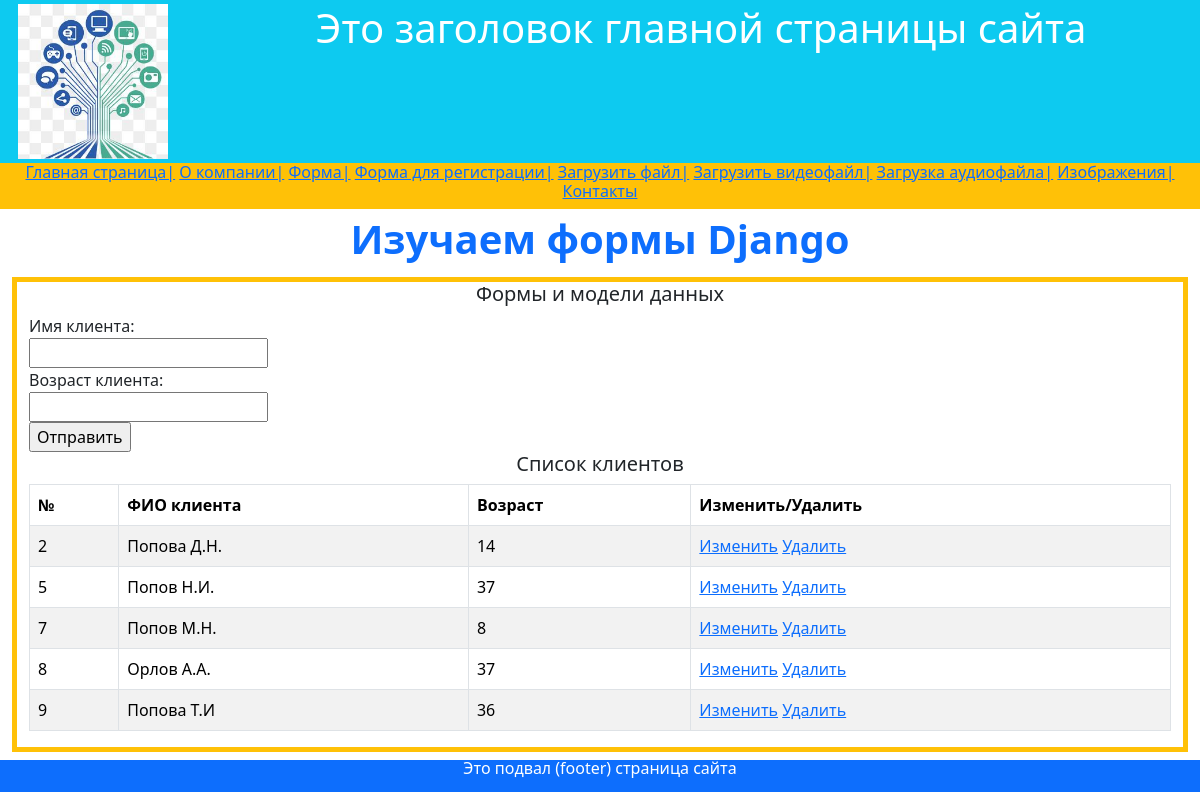
Page /my_form/ on the committed database.
### firstapp/models.py (models this page shows, shortened)
class Person(models.Model):
    name = models.CharField(max_length=20, verbose_name='Имя клиента')
    age = models.IntegerField(verbose_name='Возраст клиента')
    objects_person = models.Manager()  # Maneger - это интерфейс для запросов к БД
    DoesNotExist = models.Manager()

### firstapp/views.py (the view)
# urls.py: path('my_form/', views.my_form, name='my_form'),
def my_form(request):
    if request.method == 'POST':  # Пользовател отправил данные
        form = UserForm(request.POST)  # создание экземпляра формы
        if form.is_valid():  # проверяем форму на волидность
            form.save()  # запись формы в БД
    my_text = 'Сведения о клиентах'
    people = Person.objects_person.all()
    form = UserForm()
    context = {
        'form': form,
        'my_text': my_text,
        'people': people
    }
    return render(request, 'firstapp/my_form.html', context)

### firstapp/forms.py
class UserForm(forms.ModelForm):
    class Meta:
        model = Person
        fields = '__all__'

### templates/firstapp/my_form.html (shortened to what this page needs)
{% extends 'firstapp/base.html' %}
{% block header %}Изучаем формы Django{% endblock header %}
{% block content %}
    <div class="container-fluid text_start my-2 border border-5 border-warning">
        <h5>Формы и модели данных</h5>
        <form method="POST">
          <div class="form-group my-2">
              <div class="col-2 text-start">
              {% for field in form %}
                <div>{{ field.label_tag }}</div>
                <div>{{ field }}</div>
              {% endfor %}
          </div>
              <div class="col text-start">
                <input type="submit" value="Отправить">
              </div>
              {% if people.count > 0 %}
              <h5>Список клиентов</h5>
              <table class="table table-striped table-bordered text-start">
                  <thead>
                    <tr>
                        <th>№</th>
                        <th>ФИО клиента</th>
                        <th>Возраст</th>
                        <th>Изменить/Удалить</th>
                    </tr>
                  </thead>
                  <tbody>
                    {% for person in people %}
                  <tr>
                      <td>{{ person.id }}</td>
                      <td>{{ person.name }}</td>
                      <td>{{ person.age }}</td>
                      <td>
                          <a href="edit_form/{{ person.id }}">Изменить</a>
                          <a href="delete/{{ person.id }}">Удалить</a>
                      </td>
                  </tr>
                  {% endfor %}
                  </tbody>
              </table>
              {% endif %}
          </div>
        </form>
    </div>
{% endblock content %}

### rows in the picture
Person: id "2", name "Попова Д.Н.", age "14"
Person: id "5", name "Попов Н.И.", age "37"
Person: id "7", name "Попов М.Н.", age "8"
Person: id "8", name "Орлов А.А.", age "37"
Person: id "9", name "Попова Т.И", age "36"

### other values in the picture
{{ field.label_tag }} "Имя клиента:" "Возраст клиента:"
